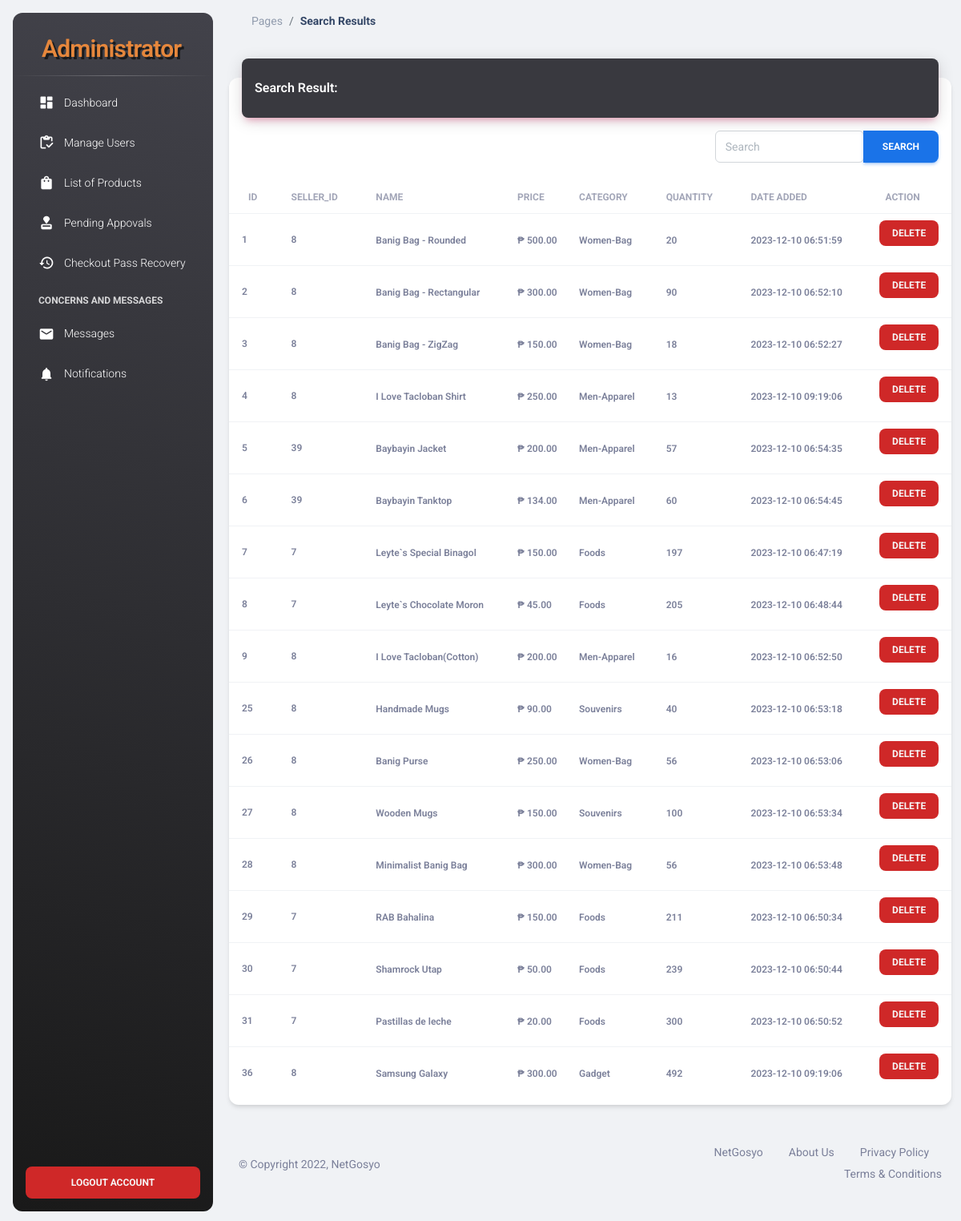
/NetGosyo-Admin/search-product.php (signed in), run on the app's committed database.
### tables this page shows
CREATE TABLE `products` (
  `id` int(100) NOT NULL,
  `user_id` int(11) NOT NULL,
  `name` varchar(100) NOT NULL,
  `price` varchar(100) NOT NULL,
  `image` varchar(100) NOT NULL,
  `item_brand` varchar(100) NOT NULL,
  `quantity` int(100) NOT NULL,
  `description` varchar(5000) NOT NULL,
  `sales` int(100) NOT NULL,
  `weight` varchar(250) NOT NULL,
  `date_added` timestamp NOT NULL DEFAULT current_timestamp() ON UPDATE current_timestamp()
);

### NetGosyo-Admin/search-product.php (the view)
<?php
  include('header.php');
  ?>
<main class="main-content position-relative max-height-vh-100 h-100 border-radius-lg ">
    <nav class="navbar navbar-main navbar-expand-lg px-0 mx-4 shadow-none border-radius-xl" id="navbarBlur"
        data-scroll="true">
        <div class="container-fluid py-1 px-3">
            <nav aria-label="breadcrumb">
                <ol class="breadcrumb bg-transparent mb-0 pb-0 pt-1 px-0 me-sm-6 me-5">
                    <li class="breadcrumb-item text-sm"><a class="opacity-5 text-dark" href="javascript:;">Pages</a>
                    </li>
                    <li class="breadcrumb-item text-sm text-dark active" aria-current="page"><b>Search Results</b></li>
                </ol>
            </nav>
        </div>
    </nav>
    <div class="container-fluid py-4">
        <div class="row">
            <div class="col-12">
                <div class="card my-4">
                    <div class="card-header p-0 position-relative mt-n4 mx-3 z-index-2">
                        <div class="color-greyish-bg shadow-primary border-radius-lg pt-4 pb-3">
                            <h6 class="text-white text-capitalize ps-3">Search Result:</h6>
                        </div>
                    </div>
                    <div class="ms-md-auto pe-md-3 d-flex align-items-center pt-3 p-l-2">
                        <div class="input-group input-group-outline">
                            <form class="input-group input-group-outline" role="search" method="GET"
                                action="action-search-product.php">
                                <input class="form-control mr-sm-2" name="search-product" type="search"
                                    value="<?php echo isset($_GET['search-product']) ? $_GET['search-product'] : ''; ?>"
                                    placeholder="Search" aria-label="Search">
                                <button class="btn btn-info my-2 my-sm-0" type="submit">Search</button>
                            </form>
                        </div>
                    </div>
                    <div class="card-body px-0 pb-2">
                        <div class="table-responsive p-0">
                            <table class="table align-items-center justify-content-center mb-0">
                                <thead>
                                    <tr>
                                        <th class="text-uppercase text-secondary text-xs font-weight-bolder opacity-7">
                                            Id</th>
                                        <th
                                            class="text-uppercase text-secondary text-xs font-weight-bolder opacity-7 ps-2">
                                            Seller_Id</th>
                                        <th
                                            class="text-uppercase text-secondary text-xs font-weight-bolder opacity-7 ps-2">
                                            Name</th>
                                        <th
                                            class="text-uppercase text-secondary text-xs font-weight-bolder opacity-7 ps-2">
                                            Price</th>
                                        <th
                                            class="text-uppercase text-secondary text-xs font-weight-bolder opacity-7 ps-2">
                                            Category</th>
                                        <th
                                            class="text-uppercase text-secondary text-xs font-weight-bolder opacity-7 ps-2">
                                            Quantity</th>
                                        <th
                                            class="text-uppercase text-secondary text-xs font-weight-bolder opacity-7 ps-2">
                                            Date Added</th>
                                        <th
                                            class="text-uppercase text-secondary text-xs font-weight-bolder text-center opacity-7 ps-2">
                                            Action</th>
                                    </tr>
                                </thead>
                                <tbody>
                                    <?php
                                $search = isset($_GET['search-product']) ? $_GET['search-product'] : '';
                                $select_product = mysqli_query($conn, "SELECT * FROM `products` WHERE `name` LIKE '%{$search}%'") or die('query failed!');
                                $rows = mysqli_fetch_all($select_product, MYSQLI_ASSOC);
                                if (mysqli_num_rows($select_product) > 0) {
                                foreach ($rows as $fetch_product) {
                                ?>
                                    <tr>
                                        <td>
                                            <div class="d-flex px-2 py-1">
                                                <div class="d-flex flex-column justify-content-center">
                                                    <p class="text-xs font-weight-bold mb-0">
                                                        <?php echo $fetch_product['id'];?></p>
                                                </div>
                                            </div>
                                        </td>
                                        <td>
                                            <p class="text-xs font-weight-bold mb-0">
                                                <?php echo $fetch_product['user_id'];?></p>
                                        </td>
                                        <td>
                                            <span
                                                class="text-xs font-weight-bold"><?php echo $fetch_product['name'];?></span>
                                        </td>
                                        <td>
                                            <span class="text-xs font-weight-bold">₱
                                                <?php echo $fetch_product['price'];?>.00</span>
                                        </td>
                                        <td>
                                            <span
                                                class="text-xs font-weight-bold"><?php echo $fetch_product['item_brand'];?></span>
                                        </td>
                                        <td>
                                            <span
                                                class="text-xs font-weight-bold"><?php echo $fetch_product['quantity'];?></span>
                                        </td>
                                        <td>
                                            <span
                                                class="text-xs font-weight-bold"><?php echo $fetch_product['date_added'];?></span>
                                        </td>
                                        <td class="align-middle text-center">
                                            <a href="seller-action.php?deleteProduct=1&id=<?= $fetch_product['id'] ?>"
                                                onclick="return confirm('Are you sure do you want to Delete this Product?')"><button
                                                    type="button" class="btn button-remove btn-sm">Delete</button></a>
                                        </td>
                                    </tr>
                                    <?php
                                    };
                                        };
                                            ?>
                                </tbody>
                            </table>
                        </div>
                    </div>
                </div>
            </div>
        </div>
        <?php
  include('footer.php');
  ?>

### NetGosyo-Admin/assets/css/style.css (style rules this page uses)
.color-greyish-bg { background: #39393f; }
.text-white { color: #f6f6f6; }
.button-remove { background: #cf2828; color: #f6f6f6; }

### data on the page
products: id "1", user "8", name "Banig Bag - Rounded", price "500", item_brand "Women-Bag", quantity "20", date_added "2023-12-10 06:51:59"
products: id "2", user "8", name "Banig Bag - Rectangular", price "300", item_brand "Women-Bag", quantity "90", date_added "2023-12-10 06:52:10"
products: id "3", user "8", name "Banig Bag - ZigZag", price "150", item_brand "Women-Bag", quantity "18", date_added "2023-12-10 06:52:27"
products: id "4", user "8", name "I Love Tacloban Shirt", price "250", item_brand "Men-Apparel", quantity "13", date_added "2023-12-10 09:19:06"
products: id "5", user "39", name "Baybayin Jacket", price "200", item_brand "Men-Apparel", quantity "57", date_added "2023-12-10 06:54:35"
products: id "6", user "39", name "Baybayin Tanktop", price "134", item_brand "Men-Apparel", quantity "60", date_added "2023-12-10 06:54:45"
products: id "7", user "7", name "Leyte`s Special Binagol", price "150", item_brand "Foods", quantity "197", date_added "2023-12-10 06:47:19"
products: id "8", user "7", name "Leyte`s Chocolate Moron", price "45", item_brand "Foods", quantity "205", date_added "2023-12-10 06:48:44"
products: id "9", user "8", name "I Love Tacloban(Cotton)", price "200", item_brand "Men-Apparel", quantity "16", date_added "2023-12-10 06:52:50"
products: id "25", user "8", name "Handmade Mugs", price "90", item_brand "Souvenirs", quantity "40", date_added "2023-12-10 06:53:18"
products: id "26", user "8", name "Banig Purse", price "250", item_brand "Women-Bag", quantity "56", date_added "2023-12-10 06:53:06"
products: id "27", user "8", name "Wooden Mugs", price "150", item_brand "Souvenirs", quantity "100", date_added "2023-12-10 06:53:34"
products: id "28", user "8", name "Minimalist Banig Bag", price "300", item_brand "Women-Bag", quantity "56", date_added "2023-12-10 06:53:48"
products: id "29", user "7", name "RAB Bahalina", price "150", item_brand "Foods", quantity "211", date_added "2023-12-10 06:50:34"
products: id "30", user "7", name "Shamrock Utap", price "50", item_brand "Foods", quantity "239", date_added "2023-12-10 06:50:44"
products: id "31", user "7", name "Pastillas de leche", price "20", item_brand "Foods", quantity "300", date_added "2023-12-10 06:50:52"
products: id "36", user "8", name "Samsung Galaxy", price "300", item_brand "Gadget", quantity "492", date_added "2023-12-10 09:19:06"
